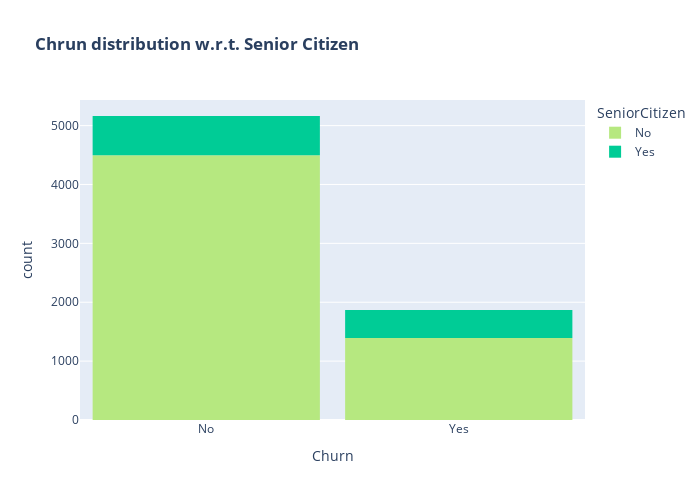

The notebook cell this image was saved under:
### Markdown cell above
* Customers that doesn't have partners are more likely to churn

### Code cell
color_map = {"Yes": '#00CC96', "No": '#B6E880'}
fig = px.histogram(df, x="Churn", color="SeniorCitizen", title="<b>Chrun distribution w.r.t. Senior Citizen</b>", color_discrete_map=color_map)
fig.update_layout(width=700, height=500, bargap=0.1)
fig.show()

### Figure 1 — Plotly figure (JSON) as saved in the notebook; plotly's stock layout.template omitted (floating-point values rounded to 4 significant figures; data arrays with more than 128 entries replaced by an {"elided": "..."} marker saying what was removed)
{"data": [{"alignmentgroup": "True", "bingroup": "x", "hovertemplate": "SeniorCitizen=No<br>Churn=%{x}<br>count=%{y}<extra></extra>", "legendgroup": "No", "marker": {"color": "#B6E880", "pattern": {"shape": ""}}, "name": "No", "offsetgroup": "No", "orientation": "v", "showlegend": true, "type": "histogram", "x": {"elided": "5890 str values"}, "xaxis": "x", "yaxis": "y"}, {"alignmentgroup": "True", "bingroup": "x", "hovertemplate": "SeniorCitizen=Yes<br>Churn=%{x}<br>count=%{y}<extra></extra>", "legendgroup": "Yes", "marker": {"color": "#00CC96", "pattern": {"shape": ""}}, "name": "Yes", "offsetgroup": "Yes", "orientation": "v", "showlegend": true, "type": "histogram", "x": {"elided": "1142 str values"}, "xaxis": "x", "yaxis": "y"}], "layout": {"bargap": 0.1, "barmode": "relative", "height": 500, "legend": {"title": {"text": "SeniorCitizen"}, "tracegroupgap": 0}, "title": {"text": "<b>Chrun distribution w.r.t. Senior Citizen</b>"}, "width": 700, "xaxis": {"anchor": "y", "autorange": true, "domain": [0, 1], "range": [-0.5, 1.5], "title": {"text": "Churn"}, "type": "category"}, "yaxis": {"anchor": "x", "autorange": true, "domain": [0, 1], "range": [0, 5435.0], "title": {"text": "count"}}}}
